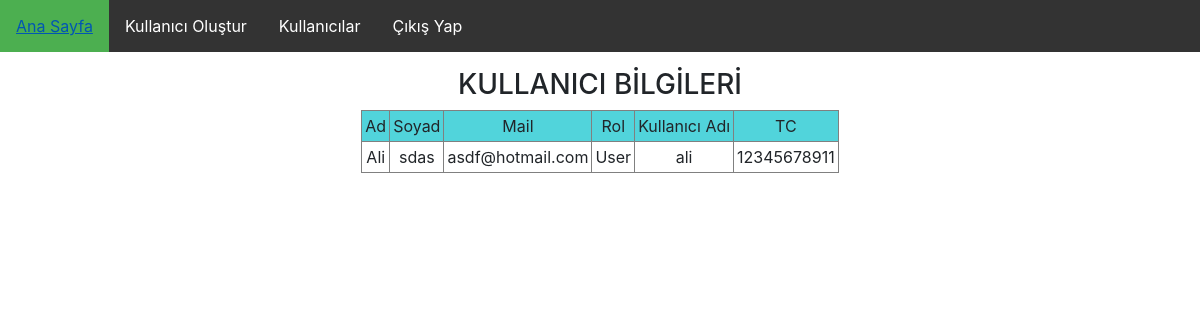
Page /2/kullanici_goruntule on the committed database.
### Ortak/models.py (models this page shows, shortened)
class Kullanici(AbstractBaseUser):#Kullanıcı
    TC = models.BigIntegerField(unique=True)
    Kullanıcı_adı = models.CharField(max_length=20, unique=True, verbose_name='KULLANICI ADI')
    Ad = models.CharField(max_length=30, verbose_name='AD')
    Soyad = models.CharField(max_length=30,verbose_name='SOYAD')
    is_active = models.BooleanField(default=False)
    is_staff = models.BooleanField(default=False)
    e_Mail = models.EmailField(max_length=255, unique=True, verbose_name='E-POSTA ADRESİ')
    Rol = models.CharField(max_length=50, choices=Roller, verbose_name='ROL')
    Sifre = models.CharField(max_length=24, verbose_name='ŞİFRE')
    USERNAME_FIELD = 'e_Mail'
    REQUIRED_FIELDS = ['Kullanıcı_adı','TC']
    nesne = UserManager()

### Ortak/views.py (the view)
# urls.py: url(r'^(?P<user_id>\d+)/kullanici_goruntule', views.kullanici_goruntule, name="Kullanıcı_görüntüle"),
def kullanici_goruntule(request, user_id):
    kullanici = Kullanici.nesne.get(id=user_id)
    return render(request, "Ortak/kullanici_goruntule.html", {'kullanici': kullanici})

### template/Ortak/kullanici_goruntule.html (shortened to what this page needs)
{% extends 'base.html' %}
{% block body %}
<center>
   	<link rel="stylesheet" href="https://cdnjs.cloudflare.com/ajax/libs/twitter-bootstrap/4.1.0/css/bootstrap.min.css" />
    <link rel="stylesheet" href="https://cdnjs.cloudflare.com/ajax/libs/bootstrap-datetimepicker/4.17.47/css/bootstrap-datetimepicker.min.css" />
    <h3>KULLANICI BİLGİLERİ</h3>
    <table border="1" cellpadding="3" cellspacing="0">
        <tr bgcolor="#51d4db">
            <td align="center">Ad</td>
            <td align="center">Soyad</td>
            <td align="center">Mail</td>
            <td align="center">Rol</td>
            <td align="center">Kullanıcı Adı</td>
            <td align="center">TC</td>
        </tr>
        <tr>
            <td align="center">{{ kullanici.Ad }}</td>
            <td align="center">{{ kullanici.Soyad }}</td>
            <td align="center">{{ kullanici.e_Mail }}</td>
            <td align="center">{{ kullanici.Rol }}</td>
            <td align="center">{{ kullanici.Kullanıcı_adı }}</td>
            <td align="center">{{ kullanici.TC }}</td>
        </tr>
    </table>
</center>
{% endblock %}

### rows in the picture
Kullanici: Ad "Ali", Soyad "sdas", e_Mail "asdf@hotmail.com", Rol "User", Kullanıcı_adı "ali", TC "12345678911"
